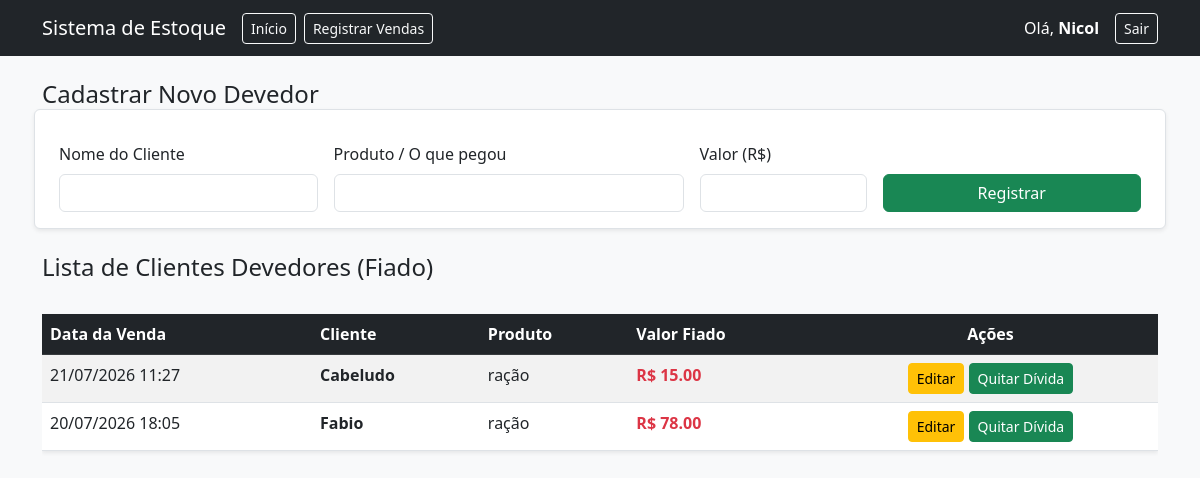
The page /fiados (signed in) on the database its author committed.
### app.py (models this page shows)
class Usuario(UserMixin, db.Model):
    id = db.Column(db.Integer, primary_key=True)
    username = db.Column(db.String(50), unique=True, nullable=False)
    senha = db.Column(db.String(50), nullable=False)
    produtos = db.relationship('Produto', backref='dono', lazy='select')
    vendas = db.relationship('Venda', backref='dono', lazy='select')
    fiados = db.relationship('Fiado', backref='dono', lazy='select')

class Fiado(db.Model):
    id = db.Column(db.Integer, primary_key=True)
    cliente = db.Column(db.String(100), nullable=False)
    produto_nome = db.Column(db.String(100), nullable=False)
    valor_fiado = db.Column(db.Float, nullable=False)
    data_venda = db.Column(db.DateTime, default=datetime.now)
    usuario_id = db.Column(db.Integer, db.ForeignKey('usuario.id'), nullable=False)

### app.py (the view, shortened to what this page needs)
@app.route('/fiados', methods=['GET', 'POST'])
@login_required
def fiados():
    lista_fiados = Fiado.query.filter_by(usuario_id=current_user.id).order_by(Fiado.data_venda.desc()).all()
    return render_template('fiados.html', fiados=lista_fiados)

### app.py (called while the page is built)
@login_manager.user_loader
def load_user(user_id):
    return db.session.get(Usuario, int(user_id))

### templates/fiados.html (shortened to what this page needs)
<!DOCTYPE html>
<html lang="pt-br">
<head>
    <link href="https://cdn.jsdelivr.net/npm/bootstrap@5.3.0/dist/css/bootstrap.min.css" rel="stylesheet">
</head>
<body class="bg-light">
    <nav class="navbar navbar-expand-lg navbar-dark bg-dark mb-4">
        <div class="container">
            <a class="navbar-brand" href="/">Sistema de Estoque</a>
            <div class="collapse navbar-collapse" id="navbarNav">
                <ul class="navbar-nav me-auto">
                    <li class="nav-item">
                        <a class="btn btn-outline-light btn-sm me-2" href="/">Início</a>
                    </li>
                    <li class="nav-item">
                        <a class="btn btn-outline-light btn-sm me-2" href="/registrarVendas">Registrar Vendas</a>
                    </li>
                </ul>
            </div>
            <div class="d-flex align-items-center">
                <span class="navbar-text me-3 text-white">
                    Olá, <strong>{{ current_user.username }}</strong>
                </span>
                <a href="/logout" class="btn btn-outline-light btn-sm">Sair</a>
            </div>
        </div>
    </nav>
    <div class="container">
        <h2 class="h4 mb-3">Cadastrar Novo Devedor</h2>
        <form method="POST" action="/fiados">
            <div class="row g-3 align-items-end p-3 bg-white shadow-sm rounded border">
                <div class="col-md-3">
                    <label class="form-label">Nome do Cliente</label>
                    <input type="text" name="cliente" class="form-control" required>
                </div>
                <div class="col-md-4">
                    <label class="form-label">Produto / O que pegou</label>
                    <input type="text" name="produto_nome" class="form-control" required>
                </div>
                <div class="col-md-2">
                    <label class="form-label">Valor (R$)</label>
                    <input type="number" step="0.01" min="0" name="valor_fiado" class="form-control" required>
                </div>
                <div class="col-md-3">
                    <button type="submit" class="btn btn-success w-100">Registrar</button>
                </div>
            </div>
        </form>
        <h2 class="h4 mb-3 mt-4">Lista de Clientes Devedores (Fiado)</h2>
        <div class="table-responsive">
            <table class="table table-striped table-hover mt-3 bg-white shadow-sm">
                <thead class="table-dark">
                    <tr>
                        <th>Data da Venda</th>
                        <th>Cliente</th>
                        <th>Produto</th>
                        <th>Valor Fiado</th>
                        <th class="text-center">Ações</th>
                    </tr>
                </thead>
                <tbody>
                    {% for fiado in fiados %}
                    <tr>
                        <td>{{ fiado.data_venda.strftime('%d/%m/%Y %H:%M') }}</td>
                        <td><strong>{{ fiado.cliente }}</strong></td>
                        <td>{{ fiado.produto_nome }}</td>
                        <td class="text-danger fw-bold">R$ {{ "%.2f"|format(fiado.valor_fiado) }}</td>
                        <td class="text-center">
                            <a href="/editar_fiado/{{fiado.id}}" class="btn btn-warning btn-sm">Editar</a>
                            <a href="/deletar_fiado/{{fiado.id}}" class="btn btn-success btn-sm"
                                onclick="return confirm('Confirmar que {{fiado.cliente}} quitou essa dívida? O registro será apagado.')">Quitar Dívida</a>
                        </td>
                    </tr>
                    {% endfor %}
                </tbody>
            </table>
        </div>
    </div>
</body>
</html>

### rows shown on the page
Usuario: username "Nicol"
Fiado: data_venda "21/07/2026 11:27", cliente "Cabeludo", produto_nome "ração", valor_fiado "15.00"
Fiado: data_venda "20/07/2026 18:05", cliente "Fabio", produto_nome "ração", valor_fiado "78.00"
